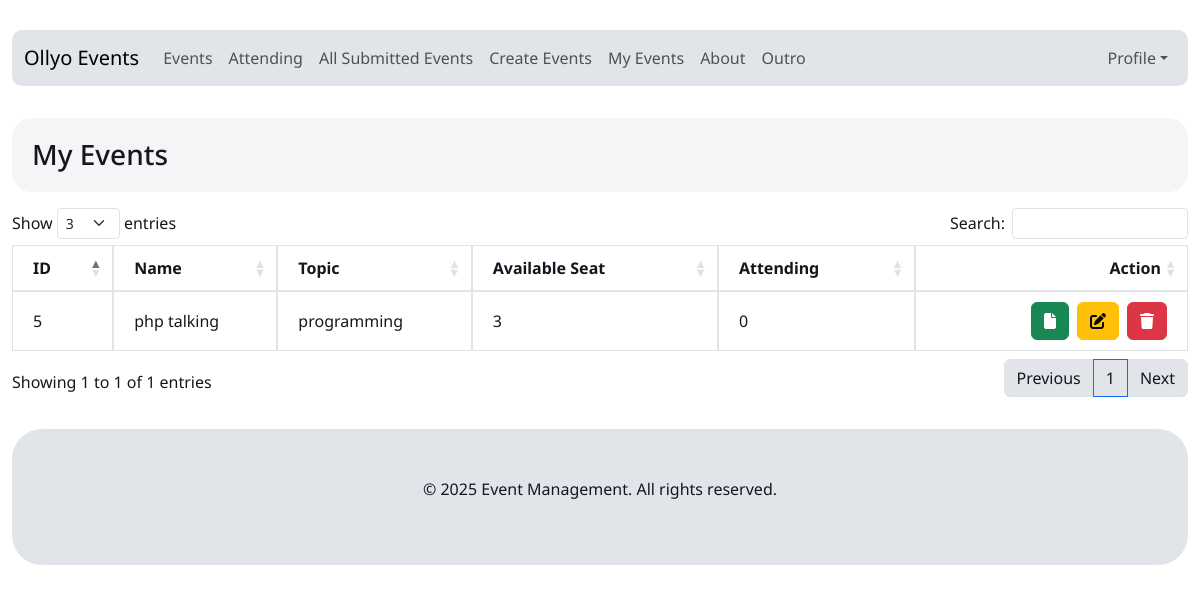
Page /public/index.php?page=my-event (signed in) on the committed database.
### tables this page shows
CREATE TABLE `events` (
  `id` int(11) NOT NULL,
  `user_id` int(11) DEFAULT NULL,
  `topic` varchar(255) DEFAULT NULL,
  `name` varchar(255) DEFAULT NULL,
  `description` text DEFAULT NULL,
  `seat_limit` int(11) DEFAULT NULL,
  `start_time` varchar(255) DEFAULT NULL,
  `end_time` varchar(255) DEFAULT NULL,
  `created_at` timestamp NOT NULL DEFAULT current_timestamp(),
  `updated_at` timestamp NOT NULL DEFAULT current_timestamp() ON UPDATE current_timestamp()
);

### routes/web.php (called while the page is built, shortened)
<?php
require_once root . '/app/Helpers/helpers.php';
return [
    'home' => ROOT . '/pages/home.php',
    'about/{id}/profile' => ROOT . '/pages/about.php',
    'auth/login' => ROOT . '/pages/auth/login.php',
    'auth/login-handler' => ROOT . '/pages/auth/login-handler.php',
    'auth/register' => ROOT . '/pages/auth/register.php',
    'auth/register-handler' => ROOT . '/pages/auth/register-handler.php',
    'attending' => ROOT . '/pages/attending.php',
    'create-event' => ROOT . '/pages/event/my-event-create.php',
    'create-event-handler' => ROOT . '/pages/event/event-create-handler.php',
    'event-view/{id}/details' => ROOT . '/pages/event/event-view.php',
    'generate-event-csv/{id}/details' => ROOT . '/pages/event/generate-event-csv.php',
    'event-join/{event_id}/{user_id}/join' => ROOT . '/pages/event/event-join.php',
    'my-event' => ROOT . '/pages/event/my-event.php',
    'my-event-detail/{id}/detail' => ROOT . '/pages/event/my-event-detail.php',
    'my-event-edit/{id}/edit' => ROOT . '/pages/event/my-event-edit.php',
    'my-event-update' => ROOT . '/pages/event/my-event-update.php',
    'my-event-delete/{id}/delete' => ROOT . '/pages/event/my-event-delete.php',
    'submitted-events' => ROOT . '/pages/event/submitted-events.php',
    'outro' => ROOT . '/pages/outro.php',
];

### app/Helpers/helpers.php (called while the page is built, shortened)
<?php
function getUserId()
{
    return isset($_SESSION['user_id']) ? $_SESSION['user_id'] : null;
}

### app/Helpers/events.php (called while the page is built, shortened)
<?php
function fetchMyEventsAsEventMaker()
{
    $db = Database::getInstance()->getConnection();
    $user_id = getUserId();
    $sql = "
    SELECT
        e.id AS event_id,
        e.name,
        e.topic,
        e.description,
        e.seat_limit,
        IFNULL(COUNT(jr.id), 0) AS total_attendees
    FROM
        events e
    LEFT JOIN
        join_record jr ON e.id = jr.event_id
    WHERE
        e.user_id = :user_id
    GROUP BY
        e.id, e.name, e.topic, e.description, e.seat_limit
    ORDER BY
        e.id DESC
    ";
    $stmt = $db->prepare($sql);
    $stmt->bindParam(':user_id', $user_id, PDO::PARAM_INT);
    $stmt->execute();
    return $stmt->fetchAll(PDO::FETCH_ASSOC);
}

### resources/pages/event/my-event.php (the view, shortened to what this page needs)
<?php
$events = fetchMyEventsAsEventMaker();
?>
<div class="row">
    <div class="col-12">
        <h3 class="page-heading my-3">My Events</h3>
    </div>
    <div class="col-12">
        <table id="myTable" class="display" style="width:100%">
            <thead>
                <tr>
                    <th>ID</th>
                    <th>Name</th>
                    <th>Topic</th>
                    <th>Available Seat</th>
                    <th>Attending</th>
                    <th class="text-end">Action</th>
                </tr>
            </thead>
            <tbody>
                <?php foreach ($events as $event) { ?>
                    <tr>
                        <td><?php echo $event['event_id']; ?></td>
                        <td><?php echo $event['name']; ?></td>
                        <td><?php echo $event['topic']; ?></td>
                        <td><?php echo $event['seat_limit']; ?></td>
                        <td><?php echo $event['total_attendees']; ?></td>
                        <td class="text-end d-flex justify-content-end">
                            <a href="/ollyo/public/index.php?page=my-event-detail/<?php echo $event['event_id']; ?>/detail" class="btn btn-success" data-toggle="tooltip" data-placement="top" title="View Details"><i class="fa-solid fa-file"></i></a>
                            <a href="/ollyo/public/index.php?page=my-event-edit/<?php echo $event['event_id']; ?>/edit" class="btn btn-warning mx-2" data-toggle="tooltip" data-placement="top" title="Edit Event"><i class="fa-solid fa-pen-to-square"></i></a>
                            <form action="/ollyo/public/index.php?page=my-event-delete/<?php echo $event['event_id']; ?>/delete" method="POST" id="delete-form-<?php echo $event['event_id']; ?>">
                                <button class="btn btn-danger" type="button" style="margin-right: 20px;" onclick="confirmDelete(<?php echo $event['event_id']; ?>)">
                                    <i class="fa-solid fa-trash"></i>
                                </button>
                            </form>
                        </td>
                    </tr>
                <?php } ?>
            </tbody>
        </table>
    </div>
</div>

### public/index.php (shortened to what this page needs)
<?php
$app = dirname(__DIR__);
$routes = require_once $app . '/routes/web.php';
require_once ROOT . '/common/header.php';
$page = isset($_GET['page']) ? $_GET['page'] : 'home';
foreach ($routes as $route => $filePath) {
    $pattern = preg_replace('/\{[^\}]+\}/', '([^/]+)', $route);
    $pattern = '#^' . $pattern . '$#';
    if (preg_match($pattern, $page, $matches)) {
        require_once $filePath;
        break;
    }
}
require_once ROOT . "/common/footer.php";

### public/assets/css/style.css (style rules this page uses)
* { margin: 0; padding: 0; outline: 0; box-sizing: border-box; font-family: "Noto Sans", serif; }
a { text-decoration: none; }
table.dataTable thead th, table.dataTable thead td, table.dataTable tfoot th, table.dataTable tfoot td { text-align: left; }
tbody, td, tfoot, th, thead, tr { border: 1px solid #e1e5ea; padding: 10px 0px 10px 20px; }
.page-heading { background: #f3f5f7; padding: 20px; border-radius: 20px; color : #18151f ; }
p , .row { color : #18151f ; }
a, a:hover { text-decoration: none; transition: color 0.3s ease-in-out; }

### rows in the picture
events: id "5", name "php talking", topic "programming", seat_limit "3", total_attendees "0"
